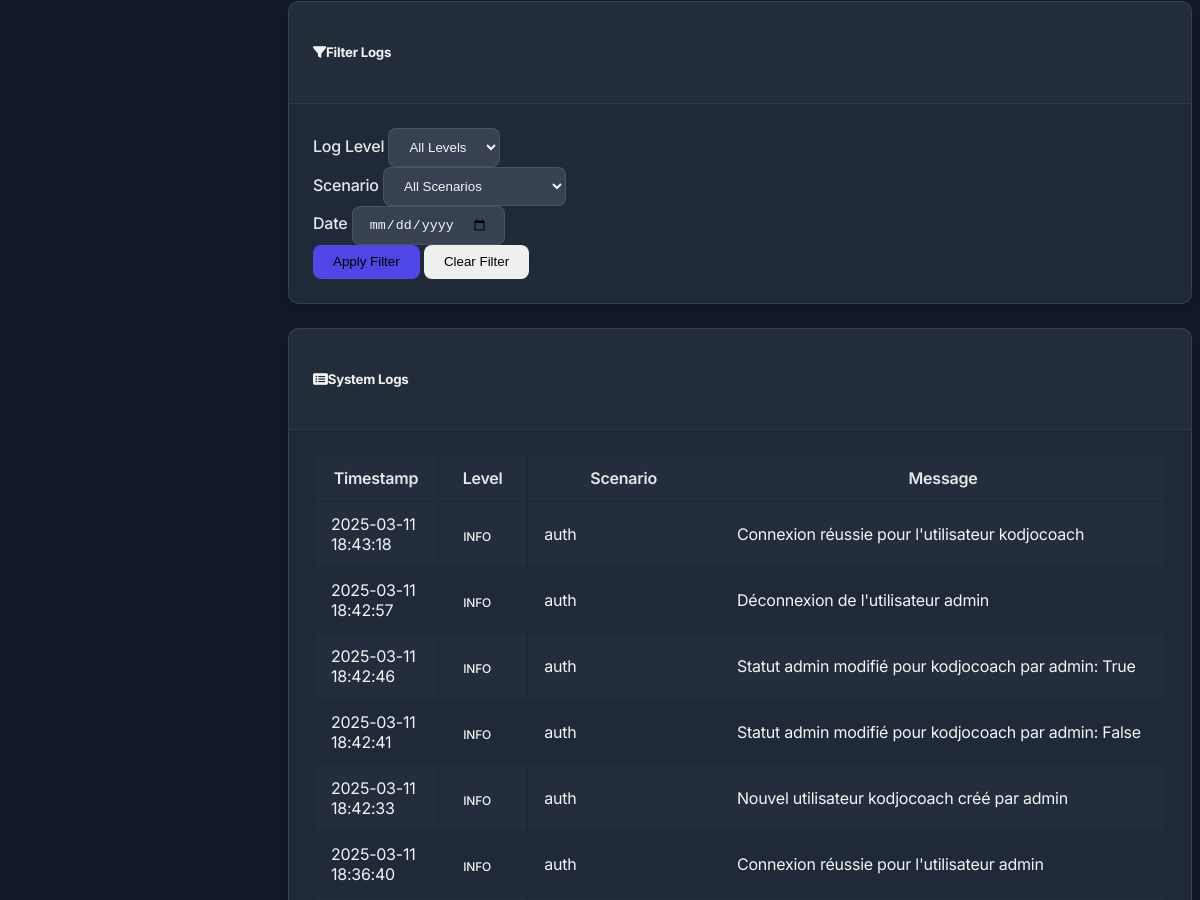
The page /logs (signed in, middle part) on the database as committed earlier.
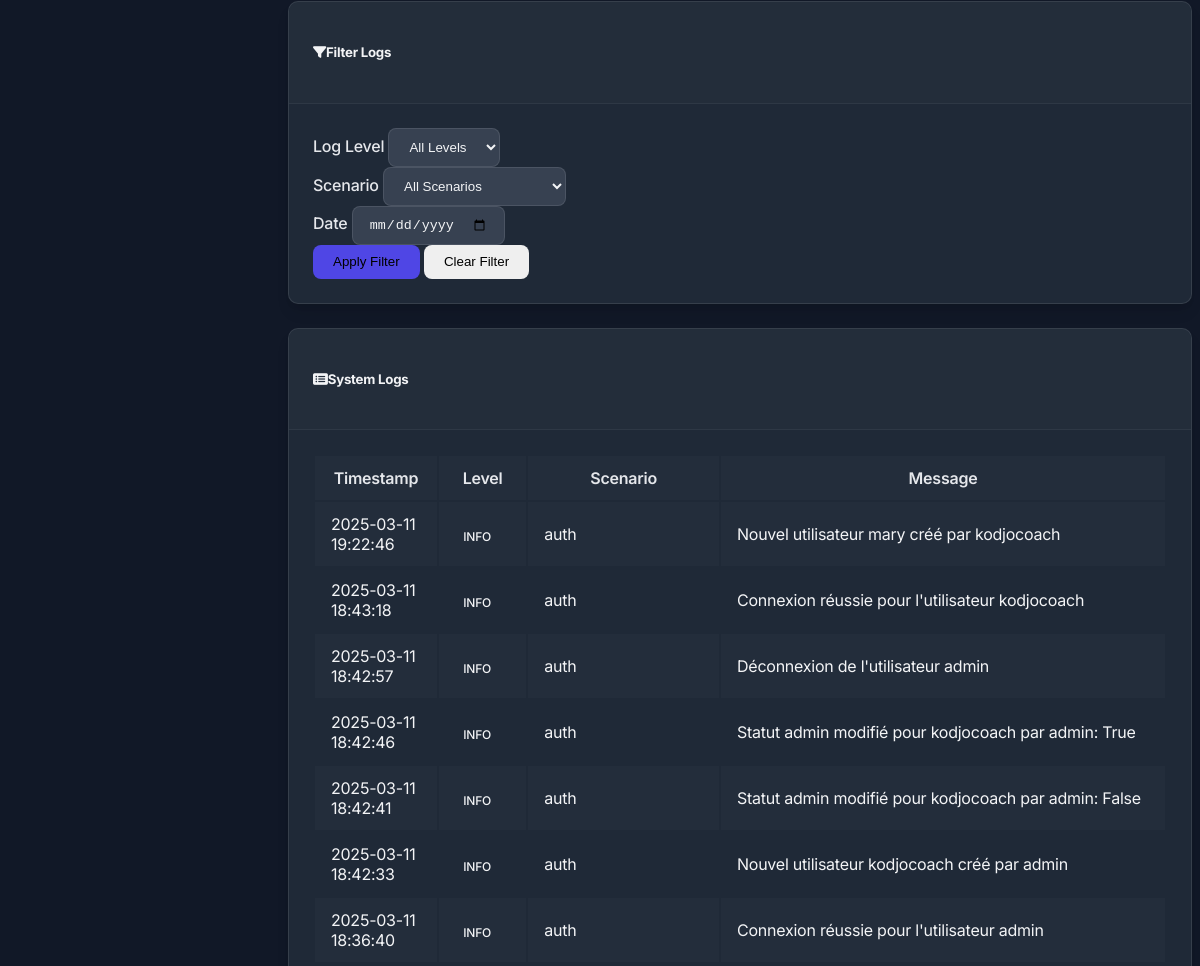
The same page on the database as committed later.
### models.py (models this page shows, shortened)
class Log(db.Model):
    id = db.Column(db.Integer, primary_key=True)
    level = db.Column(db.String(20), nullable=False)  # INFO, WARNING, ERROR
    scenario = db.Column(db.String(100), nullable=True)  # Which scenario the log is related to
    message = db.Column(db.Text, nullable=False)
    timestamp = db.Column(db.DateTime, default=datetime.utcnow)

### routes.py (the view)
    @app.route('/logs')
    @login_required
    def logs():
        all_logs = Log.query.order_by(Log.timestamp.desc()).all()
        return render_template('logs.html', logs=all_logs)

### app.py (called while the page is built)
@login_manager.user_loader
def load_user(user_id):
    from models import User
    return User.query.get(int(user_id))

### templates/logs.html (shortened to what this page needs)
{% extends 'layout.html' %}
{% block content %}
<div class="card mb-4">
    <div class="card-header bg-secondary text-white">
        <h5 class="mb-0"><i class="fas fa-filter me-2"></i>Filter Logs</h5>
    </div>
    <div class="card-body">
        <form id="filterForm" class="row g-3">
            <div class="col-md-4">
                <label for="level-filter" class="form-label">Log Level</label>
                <select id="level-filter" class="form-select">
                    <option value="all">All Levels</option>
                </select>
            </div>
            <div class="col-md-4">
                <label for="scenario-filter" class="form-label">Scenario</label>
                <select id="scenario-filter" class="form-select">
                    <option value="all">All Scenarios</option>
                </select>
            </div>
            <div class="col-md-4">
                <label for="date-filter" class="form-label">Date</label>
                <input type="date" id="date-filter" class="form-control">
            </div>
            <div class="col-12 text-end">
                <button type="button" id="apply-filter" class="btn btn-primary">Apply Filter</button>
                <button type="button" id="clear-filter" class="btn btn-secondary">Clear Filter</button>
            </div>
        </form>
    </div>
</div>
<div class="card">
    <div class="card-header bg-info text-white">
        <h5 class="mb-0"><i class="fas fa-list-alt me-2"></i>System Logs</h5>
    </div>
    <div class="card-body">
        {% if logs %}
        <div class="table-responsive">
            <table class="table table-striped table-hover" id="logs-table">
                <thead>
                    <tr>
                        <th>Timestamp</th>
                        <th>Level</th>
                        <th>Scenario</th>
                        <th>Message</th>
                    </tr>
                </thead>
                <tbody>
                    {% for log in logs %}
                    <tr class="log-row"
                        data-level="{{ log.level }}"
                        data-scenario="{{ log.scenario }}"
                        data-date="{{ log.timestamp.strftime('%Y-%m-%d') }}">
                        <td>{{ log.timestamp.strftime('%Y-%m-%d %H:%M:%S') }}</td>
                        <td>
                            {% if log.level == 'INFO' %}
                                <span class="badge bg-info text-dark">INFO</span>
                            {% elif log.level == 'WARNING' %}
                                <span class="badge bg-warning text-dark">WARNING</span>
                            {% elif log.level == 'ERROR' %}
                                <span class="badge bg-danger">ERROR</span>
                            {% endif %}
                        </td>
                        <td>{{ log.scenario or 'System' }}</td>
                        <td>{{ log.message }}</td>
                    </tr>
                    {% endfor %}
                </tbody>
            </table>
        </div>
        {% else %}
        <div class="alert alert-info">No logs available.</div>
        {% endif %}
    </div>
</div>
{% endblock %}

Rows that differ between the two databases and show on the page:
added Log: timestamp "2025-03-11 19:22:46", level "INFO", scenario "auth", message "Nouvel utilisateur mary créé par kodjocoach"
